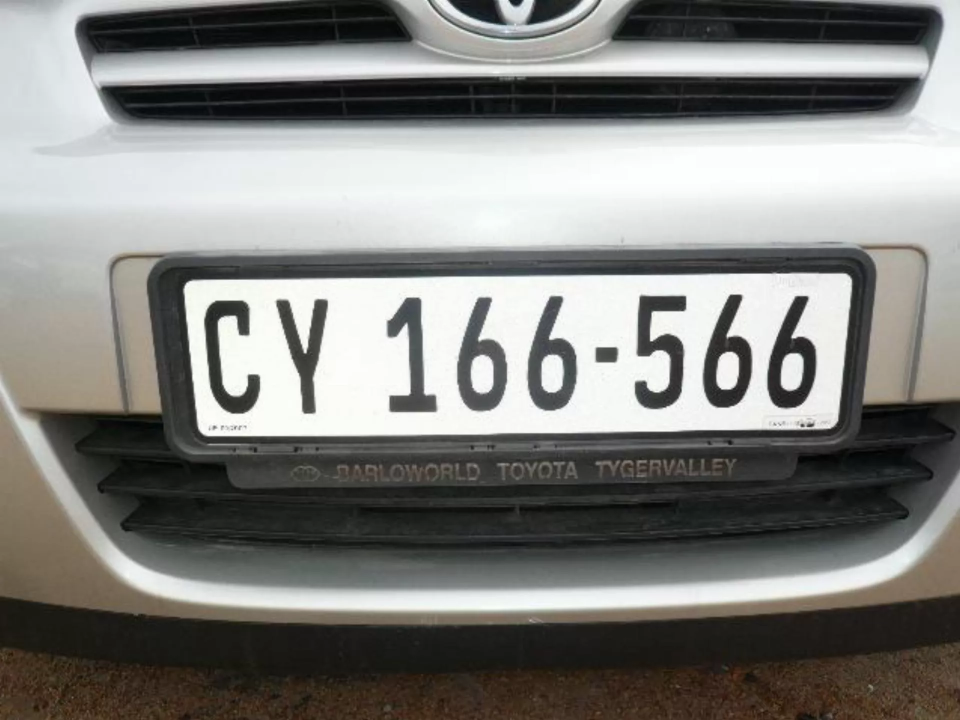
#> input picture download.webp, 1920 x 1440 px, given in place of download2.jpg, which was not available (shown at 1/2 size)
$ python plate.py
#> lines starting #> are read from the running program, lines starting #| are printed output that depends on the picture; after the words box and inside, x2 and y2 are one past the last pixel; in counts of white or black regions, pixels touching at a corner belong together; pictures that were not available may be replaced by others from this repository, and a replacement may not be noted
import cv2
import imutils
import pytesseract

pytesseract.pytesseract.tesseract_cmd = r"C:\Users\dell9\OneDrive\Desktop\Project\xyz\Tesseract-OCR\tesseract.exe"

image = cv2.imread('plating\download2.jpg')
#> image is the input picture: shape (1440, 1920, 3); mean B, G, R 125.7, 128.9, 129.2


image=imutils.resize(image , width = 500)
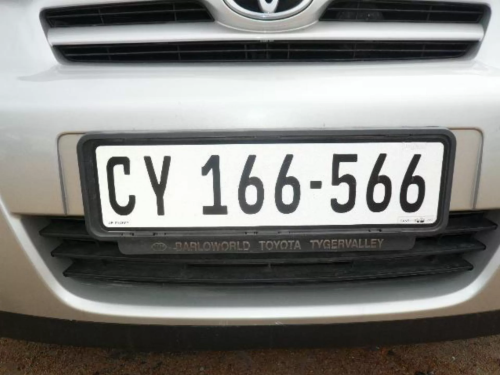
#> image: shape (375, 500, 3); mean B, G, R 125.7, 128.9, 129.2

cv2.imshow("Original",image)
cv2.waitKey(0)

gray = cv2.cvtColor(image , cv2.COLOR_BGR2GRAY)
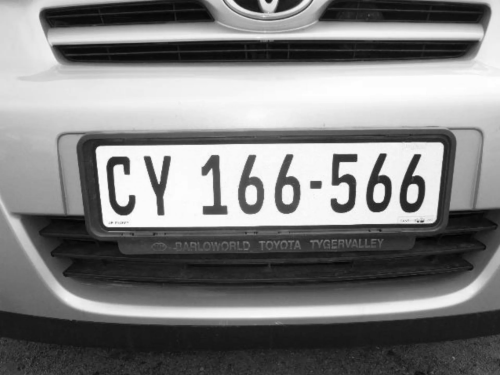
#> gray: shape (375, 500); min 2, max 254, mean 128.6
cv2.imshow("Grayed",gray)
cv2.waitKey(0)

gray = cv2.bilateralFilter(gray,11,17,17)
cv2.imshow("Smoother",gray)
cv2.waitKey(0)

edged = cv2.Canny(gray,170,200)
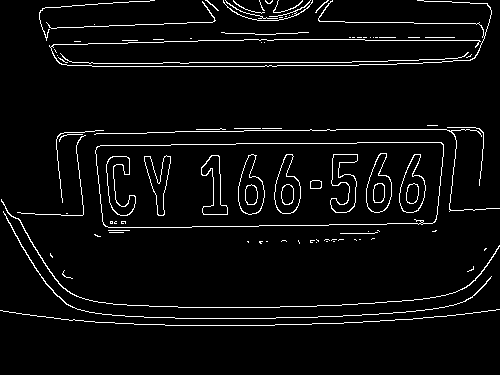
#> edged: shape (375, 500); 4.4% white in thin lines or dots, all inside (x1, y1, x2, y2) = (0, 0, 500, 326)
cv2.imshow("Canny edge",edged)
cv2.waitKey(0)

cnts , new = cv2.findContours(edged.copy() , cv2.RETR_LIST , cv2.CHAIN_APPROX_SIMPLE)
#> cnts = 112 contours, 80 with area under 20; largest, box (x1, y1, x2, y2) and area: (95, 142, 444, 228) 27906, (95, 142, 444, 228) 27886, (238, 154, 265, 215) 1010, (274, 154, 301, 214) 1001, (238, 154, 265, 215) 995; new = 112 rows, first 6: [1, -1, -1, -1], [2, 0, -1, -1], [3, 1, -1, -1], [4, 2, -1, -1], [5, 3, -1, -1], [6, 4, -1, -1]

image1=image.copy()
cv2.drawContours(image1 , cnts , -1,(0,255,0),3)
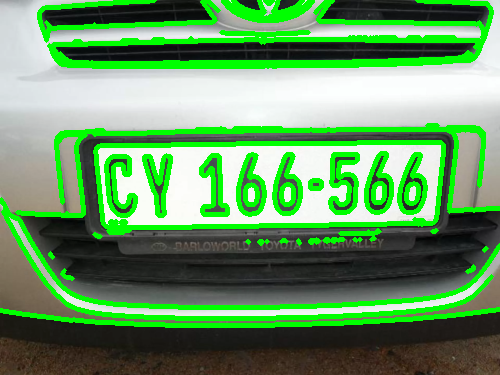
#> image1: shape (375, 500, 3); 19.87% of pixels changed, all inside (x1, y1, x2, y2) = (0, 0, 500, 328)
cv2.imshow("Post Countering",image1)
cv2.waitKey(0)

cnts = sorted(cnts , key = cv2.contourArea , reverse=True)[:30]
#> cnts = 30 contours; largest, box (x1, y1, x2, y2) and area: (95, 142, 444, 228) 27906, (95, 142, 444, 228) 27886, (238, 154, 265, 215) 1010, (274, 154, 301, 214) 1001, (238, 154, 265, 215) 995
NumberPlateCount = None

image2 = image.copy()
cv2.drawContours(image2,cnts,-1,(0,255,0),3)
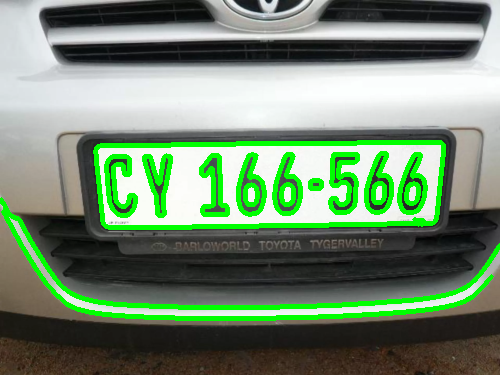
#> image2: shape (375, 500, 3); 9.47% of pixels changed, all inside (x1, y1, x2, y2) = (0, 140, 500, 321)
cv2.imshow("Top 30",image2)
cv2.waitKey(0)

count = 0
name = 1

for i in cnts:
    perrimeter = cv2.arcLength(i , True)
    appros = cv2.approxPolyDP(i , 0.02*perrimeter ,True)
    if(len(appros) == 4):
        NumberPlateCount = appros
        x,y,w,h=cv2.boundingRect(i)
        crp_img = image[y:y+h , x:x+w]
        cv2.imwrite(str(name)+'.png',crp_img)
        cv2.imwrite(str(name)+'.png',crp_img)
        name+=1

        break
#> this loop made 1 pass
#> (perrimeter, NumberPlateCount, x, y, w, h, name) on pass 1: (848.3, [[443, 144], [100, 145], [102, 221], [432, 223]], 95, 142, 349, 86, 2)
#> pass 1, `crp_img = image[y:y+h , x:x+w]`:
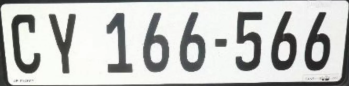
#> crp_img: shape (86, 349, 3); mean B, G, R 194.3, 196.5, 195.1
#> after the loop, name = 2
cv2.drawContours(image,[NumberPlateCount],-1,(0,255,0),3)
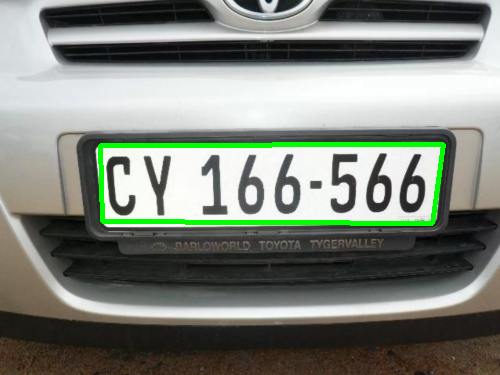
#> image: shape (375, 500, 3); 2.2% of pixels changed, all inside (x1, y1, x2, y2) = (98, 142, 446, 226)
cv2.imshow("Final Image",image)
cv2.waitKey(0)

crop_img_loc = '1.png'
cv2.imshow("Cropped Image",cv2.imread(crop_img_loc))

#> (the run stopped early here; a loop or call above may not have finished)
